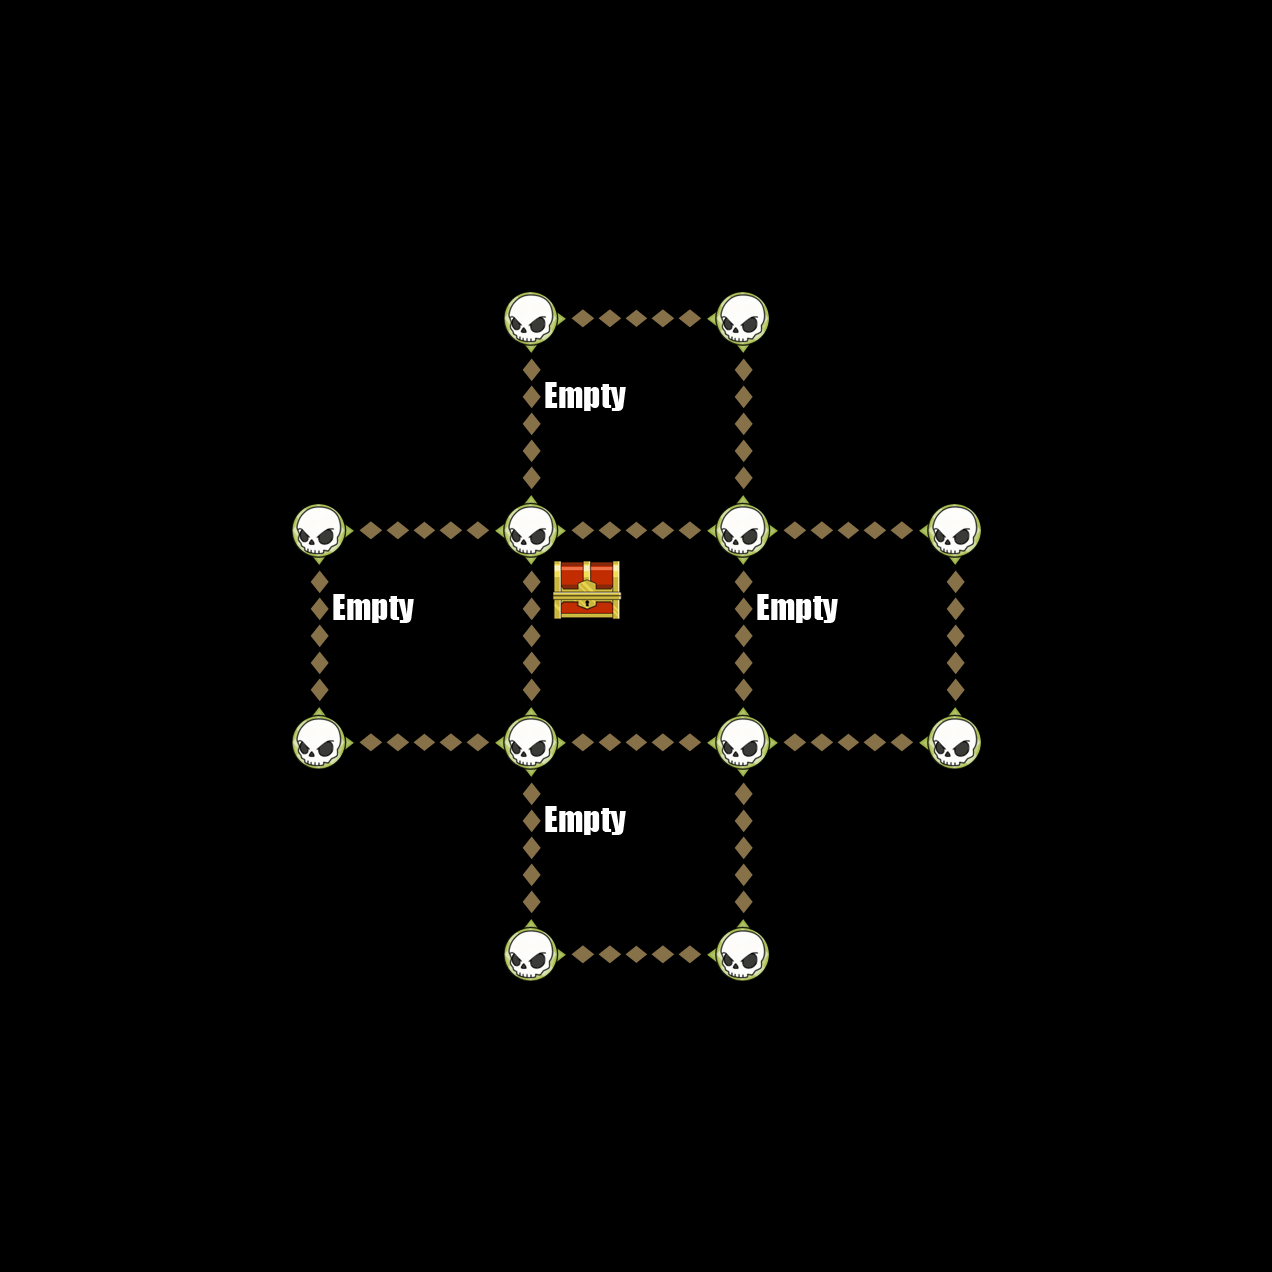

Below is a game level as drawn by its tile map, then a one-line description and the .tmx that defines it (tile-layer data replaced by summaries):
An orthogonal 6x6 tile map with 212x212 px tiles, 6 tile layers (Down, Up, Left, Right, ...).

<map version="1.0" orientation="orthogonal" width="6" height="6" tilewidth="212" tileheight="212">
 <tileset firstgid="1" name="TileGraphic_Final-ipadhd" tilewidth="212" tileheight="212">
  <image source="TileGraphic_Final-ipadhd.png" width="636" height="1060" />
  <tile id="0">
   <properties>
    <property name="LineFilled" value="True" />
   </properties>
  </tile>
  <tile id="2">
   <properties>
    <property name="Item" value="TreasureBox" />
   </properties>
  </tile>
  <tile id="4">
   <properties>
    <property name="RowFilled" value="True" />
   </properties>
  </tile>
  <tile id="6">
   <properties>
    <property name="Item" value="CannonLeft" />
   </properties>
  </tile>
  <tile id="7">
   <properties>
    <property name="Item" value="ShipRight" />
   </properties>
  </tile>
  <tile id="8">
   <properties>
    <property name="Item" value="MapOne" />
   </properties>
  </tile>
  <tile id="9">
   <properties>
    <property name="Item" value="CannonRight" />
   </properties>
  </tile>
  <tile id="10">
   <properties>
    <property name="Item" value="ShipLeft" />
   </properties>
  </tile>
  <tile id="11">
   <properties>
    <property name="Item" value="MapTwo" />
   </properties>
  </tile>
  <tile id="12">
   <properties>
    <property name="Item" value="Empty" />
   </properties>
  </tile>
 </tileset>
 <layer name="Down" width="6" height="6">
  <data>[36 cells, 8 non-empty, 1 distinct tile ids]</data>
 </layer>
 <layer name="Up" width="6" height="6">
  <data>[36 cells, 8 non-empty, 1 distinct tile ids]</data>
 </layer>
 <layer name="Left" width="6" height="6">
  <data>[36 cells, 8 non-empty, 1 distinct tile ids]</data>
 </layer>
 <layer name="Right" width="6" height="6">
  <data>[36 cells, 8 non-empty, 1 distinct tile ids]</data>
 </layer>
 <layer name="Dots" width="6" height="6">
  <data>[36 cells, 12 non-empty, 1 distinct tile ids]</data>
 </layer>
 <layer name="Items" width="6" height="6">
  <data>[36 cells, 5 non-empty, 2 distinct tile ids]</data>
 </layer>
</map>
